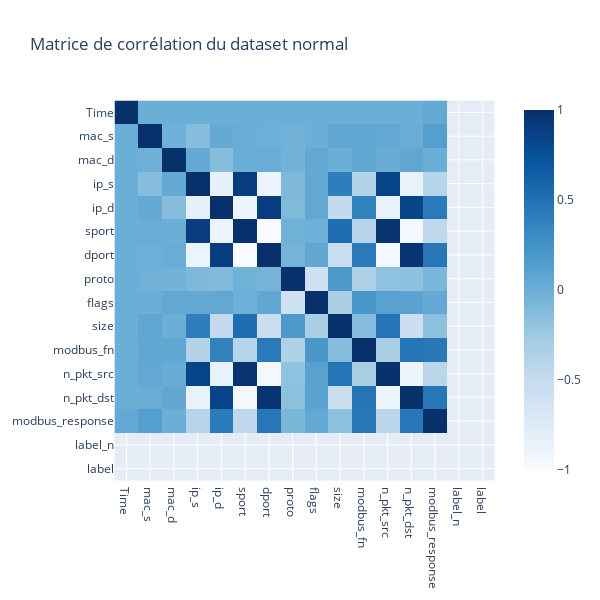

Notebook cell for this chart:
### Markdown cell above
### Matrice dans le dataset normal

### Code cell
df = df_net_norm

object_cols = df.select_dtypes(include=['object']).columns
le = LabelEncoder()
for col in object_cols:
    df[col] = le.fit_transform(df[col].astype(str))

correlation_matrix = df.corr()

#print(f"Matrice de corrélation pour le DataFrame {dataframes.index(df) + 1}")
#print(correlation_matrix)

fig = px.imshow(correlation_matrix, title="Matrice de corrélation du dataset normal", color_continuous_scale="blues", zmin=-1, zmax=1, height=600, width=600)
fig.show()

### Figure 1 — Plotly figure (JSON) as saved in the notebook; plotly's stock layout.template omitted (floating-point values rounded to 4 significant figures; data arrays with more than 128 entries replaced by an {"elided": "..."} marker saying what was removed)
{"data": [{"coloraxis": "coloraxis", "hovertemplate": "x: %{x}<br>y: %{y}<br>color: %{z}<extra></extra>", "name": "0", "type": "heatmap", "x": ["Time", "mac_s", "mac_d", "ip_s", "ip_d", "sport", "dport", "proto", "flags", "size", "modbus_fn", "n_pkt_src", "n_pkt_dst", "modbus_response", "label_n", "label"], "xaxis": "x", "y": ["Time", "mac_s", "mac_d", "ip_s", "ip_d", "sport", "dport", "proto", "flags", "size", "modbus_fn", "n_pkt_src", "n_pkt_dst", "modbus_response", "label_n", "label"], "yaxis": "y", "z": {"elided": "16x16 float values"}}], "layout": {"coloraxis": {"cmax": 1, "cmin": -1, "colorscale": [[0, "rgb(247,251,255)"], [0.125, "rgb(222,235,247)"], [0.25, "rgb(198,219,239)"], [0.375, "rgb(158,202,225)"], [0.5, "rgb(107,174,214)"], [0.625, "rgb(66,146,198)"], [0.75, "rgb(33,113,181)"], [0.875, "rgb(8,81,156)"], [1, "rgb(8,48,107)"]]}, "height": 600, "title": {"text": "Matrice de corrélation du dataset normal"}, "width": 600, "xaxis": {"anchor": "y", "constrain": "domain", "domain": [0, 1], "scaleanchor": "y"}, "yaxis": {"anchor": "x", "autorange": "reversed", "constrain": "domain", "domain": [0, 1]}}}
